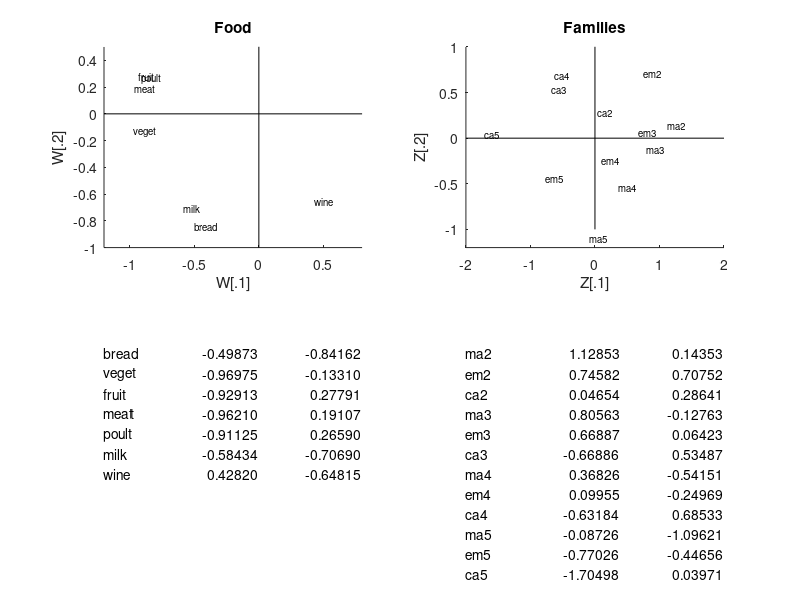

Here is the MATLAB script that generated this plot:
% ---------------------------------------------------------------------
% Book:         MVA
% ---------------------------------------------------------------------
% Quantlet:     MVAdecofood
% ---------------------------------------------------------------------
% Description:  MVAdecofood computes a spectral decomposition of the 
%               French food data  and gives a repesentation of food 
%               expenditures and family types in two dimensions.       
% ---------------------------------------------------------------------
% Usage:        MVAdecofood
% ---------------------------------------------------------------------
% Inputs:       none
% ---------------------------------------------------------------------
% Output:       Spectral decomposition of the French food data  and 
%               repesentation of food expenditures and family types 
%               in two dimensions.      
% ---------------------------------------------------------------------
% Example:      
% ---------------------------------------------------------------------
% Author:       Wolfgang Haerdle, Jorge Patron, Vladimir Georgescu,  
%               Song Song
% ---------------------------------------------------------------------

%Note: Matlab decomposes matrixes differently from Xplore(MVA book), and
%hence some of the eigenvectors have different signs. This does not change
%the results, but it does change the order of the graph by inverting the
%axes around the origin (Not always, and not necessarily all of the axis;
%it depends on which eigenvectors we choose to plot)


[familytype,bread,vegetables,fruits,meat,poultry,milk,wine]=textread('food.dat','%s %f %f %f %f %f %f %f');

food=horzcat(bread,vegetables,fruits,meat,poultry,milk,wine); % Horizontal concatenation, creates data matrix
n=length(food);
p=7;
h=diag(ones(n,1))-ones(n,n)./n;  % Centering Matrix
y=mean(food); 
a=food-repmat(y,n,1);            % Substracts mean
d=diag(1./sqrt(sum(a.*a)'/n));   % Matrix with 

xs=h*food*d;
xs=xs./sqrt(n);
xs2=xs'*xs;
[gamma lambda1]=eigs(xs2,p,'la');    % Eigenvalues sorted by size from largest to smallest(Note: Command generates a Warning(Disregard it)) 
lambda=(lambda1*ones(p,1))';         % Turns Eigenvalue matrix into a row vector 
w1=gamma.*sqrt(repmat(lambda,p,1));  % coordinates of food
w=w1(:,1:2);                         % Two eigenvectors with highest eigenvalues

z1=xs*gamma;         % coordinates of families
z1=sqrt(n/p).*z1;    % xs' scaled by square root of p 
z=z1(:,1:2); 

namew=['bread'
       'veget'
       'fruit'
       'meat '
       'poult'
       'milk '
       'wine '];
          
namez=['ma2'
       'em2'
       'ca2'
       'ma3'
       'em3'
       'ca3'
       'ma4'
       'em4'
       'ca4'
       'ma5'
       'em5'
       'ca5'];


%Food
subplot(2,2,1);
hold on
title('Food');
xlabel('W[.1]');
ylabel('W[.2]');
xlim([-1.2 0.8]);
ylim([-1 0.5]);

line([-1.2 0.8],[0 0],'Color','k');
line([0 0],[1 -1],'Color','k');

for i=1:7
    text(w(i,1),w(i,2),namew(i,1:5),'FontSize',7);
end;       

%Families
subplot(2,2,2);
hold on
title('Families');
xlabel('Z[.1]');
ylabel('Z[.2]');
xlim([-2 2]);
ylim([-1.2 1]);

line([-2 2],[0 0],'Color','k');
line([0 0],[-1 1.5],'Color','k');

for i=1:12
    text(z(i,1),z(i,2),namez(i,1:3),'FontSize',7);
end;  

%Details Food
subplot(2,2,3);
axis off
for i=1:7
    text(0,1-0.1*i,namew(i,1:5))
    w1=num2str(w(i,1),'%10.5f');
    w2=num2str(w(i,2),'%10.5f');
    if w(i,1)<0
        text(0.38,1-0.1*i,w1)
    else
        text(0.4,1-0.1*i,w1)
    end
    if w(i,2)<0
        text(0.78,1-0.1*i,w2)
    else
        text(0.8,1-0.1*i,w2)
    end
end

%Details Families
subplot(2,2,4);
axis off
for i=1:12
    text(0,1-0.1*i,namez(i,1:3))
    z1=num2str(z(i,1),'%10.5f');
    z2=num2str(z(i,2),'%10.5f');
    if z(i,1)<0
        text(0.38,1-0.1*i,z1)
    else
        text(0.4,1-0.1*i,z1)
    end
    if z(i,2)<0
        text(0.78,1-0.1*i,z2)
    else
        text(0.8,1-0.1*i,z2)
    end
end

